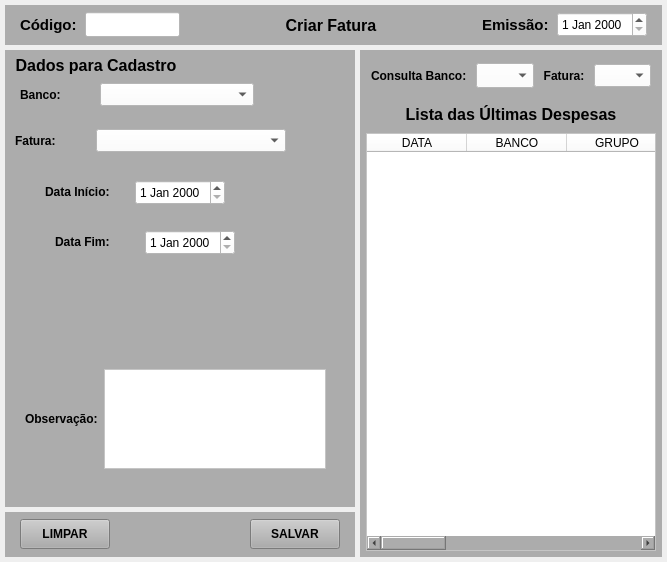
<?xml version="1.0" encoding="UTF-8"?>
<ui version="4.0">
 <class>MainWindow</class>
 <widget class="QMainWindow" name="MainWindow">
  <property name="geometry">
   <rect>
    <x>0</x>
    <y>0</y>
    <width>667</width>
    <height>562</height>
   </rect>
  </property>
  <property name="windowTitle">
   <string>Pagamento de Cartão de Crédito</string>
  </property>
  <widget class="QWidget" name="centralwidget">
   <layout class="QVBoxLayout" name="verticalLayout">
    <property name="spacing">
     <number>5</number>
    </property>
    <property name="leftMargin">
     <number>5</number>
    </property>
    <property name="topMargin">
     <number>5</number>
    </property>
    <property name="rightMargin">
     <number>5</number>
    </property>
    <property name="bottomMargin">
     <number>5</number>
    </property>
    <item>
     <widget class="QWidget" name="widget" native="true">
      <property name="minimumSize">
       <size>
        <width>0</width>
        <height>40</height>
       </size>
      </property>
      <property name="maximumSize">
       <size>
        <width>16777215</width>
        <height>40</height>
       </size>
      </property>
      <property name="styleSheet">
       <string notr="true">background-color: rgb(172, 172, 172);</string>
      </property>
      <layout class="QHBoxLayout" name="horizontalLayout">
       <property name="spacing">
        <number>5</number>
       </property>
       <property name="leftMargin">
        <number>15</number>
       </property>
       <property name="topMargin">
        <number>5</number>
       </property>
       <property name="rightMargin">
        <number>15</number>
       </property>
       <property name="bottomMargin">
        <number>5</number>
       </property>
       <item>
        <widget class="QLabel" name="label_4">
         <property name="minimumSize">
          <size>
           <width>60</width>
           <height>0</height>
          </size>
         </property>
         <property name="maximumSize">
          <size>
           <width>60</width>
           <height>16777215</height>
          </size>
         </property>
         <property name="font">
          <font>
           <pointsize>11</pointsize>
           <weight>75</weight>
           <bold>true</bold>
          </font>
         </property>
         <property name="text">
          <string>Código:</string>
         </property>
         <property name="alignment">
          <set>Qt::AlignLeading|Qt::AlignLeft|Qt::AlignVCenter</set>
         </property>
        </widget>
       </item>
       <item>
        <widget class="QLineEdit" name="line_Num">
         <property name="sizePolicy">
          <sizepolicy hsizetype="Preferred" vsizetype="Preferred">
           <horstretch>0</horstretch>
           <verstretch>0</verstretch>
          </sizepolicy>
         </property>
         <property name="minimumSize">
          <size>
           <width>95</width>
           <height>25</height>
          </size>
         </property>
         <property name="maximumSize">
          <size>
           <width>95</width>
           <height>25</height>
          </size>
         </property>
         <property name="font">
          <font>
           <pointsize>9</pointsize>
          </font>
         </property>
         <property name="styleSheet">
          <string notr="true">background-color: rgb(255, 255, 255);</string>
         </property>
         <property name="inputMask">
          <string/>
         </property>
         <property name="text">
          <string/>
         </property>
         <property name="frame">
          <bool>true</bool>
         </property>
         <property name="echoMode">
          <enum>QLineEdit::Normal</enum>
         </property>
         <property name="alignment">
          <set>Qt::AlignCenter</set>
         </property>
         <property name="dragEnabled">
          <bool>false</bool>
         </property>
         <property name="placeholderText">
          <string/>
         </property>
        </widget>
       </item>
       <item>
        <widget class="QLabel" name="label_titulo">
         <property name="font">
          <font>
           <pointsize>12</pointsize>
           <weight>75</weight>
           <bold>true</bold>
          </font>
         </property>
         <property name="text">
          <string>Criar Fatura</string>
         </property>
         <property name="alignment">
          <set>Qt::AlignCenter</set>
         </property>
        </widget>
       </item>
       <item>
        <widget class="QLabel" name="label">
         <property name="minimumSize">
          <size>
           <width>70</width>
           <height>0</height>
          </size>
         </property>
         <property name="maximumSize">
          <size>
           <width>70</width>
           <height>16777215</height>
          </size>
         </property>
         <property name="font">
          <font>
           <pointsize>11</pointsize>
           <weight>75</weight>
           <bold>true</bold>
          </font>
         </property>
         <property name="text">
          <string>Emissão:</string>
         </property>
        </widget>
       </item>
       <item>
        <widget class="QDateEdit" name="date_Emissao">
         <property name="sizePolicy">
          <sizepolicy hsizetype="Preferred" vsizetype="Preferred">
           <horstretch>0</horstretch>
           <verstretch>0</verstretch>
          </sizepolicy>
         </property>
         <property name="minimumSize">
          <size>
           <width>90</width>
           <height>25</height>
          </size>
         </property>
         <property name="maximumSize">
          <size>
           <width>90</width>
           <height>25</height>
          </size>
         </property>
         <property name="font">
          <font>
           <pointsize>9</pointsize>
           <weight>50</weight>
           <bold>false</bold>
          </font>
         </property>
         <property name="styleSheet">
          <string notr="true">background-color: rgb(255, 255, 255);</string>
         </property>
        </widget>
       </item>
      </layout>
     </widget>
    </item>
    <item>
     <widget class="QWidget" name="widget_2" native="true">
      <layout class="QGridLayout" name="gridLayout" columnstretch="0,0" columnminimumwidth="0,0">
       <property name="leftMargin">
        <number>0</number>
       </property>
       <property name="topMargin">
        <number>0</number>
       </property>
       <property name="rightMargin">
        <number>0</number>
       </property>
       <property name="bottomMargin">
        <number>0</number>
       </property>
       <property name="spacing">
        <number>5</number>
       </property>
       <item row="0" column="0">
        <widget class="QWidget" name="widget_3" native="true">
         <property name="minimumSize">
          <size>
           <width>350</width>
           <height>0</height>
          </size>
         </property>
         <property name="maximumSize">
          <size>
           <width>350</width>
           <height>16777215</height>
          </size>
         </property>
         <layout class="QGridLayout" name="gridLayout_2">
          <property name="leftMargin">
           <number>0</number>
          </property>
          <property name="topMargin">
           <number>0</number>
          </property>
          <property name="rightMargin">
           <number>0</number>
          </property>
          <property name="bottomMargin">
           <number>0</number>
          </property>
          <property name="horizontalSpacing">
           <number>0</number>
          </property>
          <property name="verticalSpacing">
           <number>5</number>
          </property>
          <item row="1" column="0">
           <widget class="QWidget" name="widget_6" native="true">
            <property name="minimumSize">
             <size>
              <width>0</width>
              <height>45</height>
             </size>
            </property>
            <property name="maximumSize">
             <size>
              <width>16777215</width>
              <height>45</height>
             </size>
            </property>
            <property name="styleSheet">
             <string notr="true">background-color: rgb(172, 172, 172);</string>
            </property>
            <layout class="QHBoxLayout" name="horizontalLayout_2">
             <property name="spacing">
              <number>5</number>
             </property>
             <property name="leftMargin">
              <number>15</number>
             </property>
             <property name="topMargin">
              <number>5</number>
             </property>
             <property name="rightMargin">
              <number>15</number>
             </property>
             <property name="bottomMargin">
              <number>5</number>
             </property>
             <item>
              <widget class="QPushButton" name="btn_Limpar">
               <property name="sizePolicy">
                <sizepolicy hsizetype="Preferred" vsizetype="Preferred">
                 <horstretch>0</horstretch>
                 <verstretch>0</verstretch>
                </sizepolicy>
               </property>
               <property name="minimumSize">
                <size>
                 <width>90</width>
                 <height>30</height>
                </size>
               </property>
               <property name="maximumSize">
                <size>
                 <width>90</width>
                 <height>30</height>
                </size>
               </property>
               <property name="font">
                <font>
                 <pointsize>9</pointsize>
                 <weight>75</weight>
                 <bold>true</bold>
                </font>
               </property>
               <property name="cursor">
                <cursorShape>PointingHandCursor</cursorShape>
               </property>
               <property name="text">
                <string>LIMPAR</string>
               </property>
              </widget>
             </item>
             <item>
              <widget class="QLabel" name="label_3">
               <property name="text">
                <string/>
               </property>
              </widget>
             </item>
             <item>
              <widget class="QPushButton" name="btn_Salvar">
               <property name="sizePolicy">
                <sizepolicy hsizetype="Preferred" vsizetype="Preferred">
                 <horstretch>0</horstretch>
                 <verstretch>0</verstretch>
                </sizepolicy>
               </property>
               <property name="minimumSize">
                <size>
                 <width>90</width>
                 <height>30</height>
                </size>
               </property>
               <property name="maximumSize">
                <size>
                 <width>90</width>
                 <height>30</height>
                </size>
               </property>
               <property name="font">
                <font>
                 <pointsize>9</pointsize>
                 <weight>75</weight>
                 <bold>true</bold>
                </font>
               </property>
               <property name="cursor">
                <cursorShape>PointingHandCursor</cursorShape>
               </property>
               <property name="text">
                <string>SALVAR</string>
               </property>
              </widget>
             </item>
            </layout>
           </widget>
          </item>
          <item row="0" column="0">
           <widget class="QWidget" name="widget_8" native="true">
            <property name="cursor">
             <cursorShape>ArrowCursor</cursorShape>
            </property>
            <property name="styleSheet">
             <string notr="true">background-color: rgb(172, 172, 172);</string>
            </property>
            <widget class="QLabel" name="label_titulo_2">
             <property name="geometry">
              <rect>
               <x>6</x>
               <y>6</y>
               <width>170</width>
               <height>19</height>
              </rect>
             </property>
             <property name="font">
              <font>
               <pointsize>12</pointsize>
               <weight>75</weight>
               <bold>true</bold>
              </font>
             </property>
             <property name="text">
              <string>Dados para Cadastro</string>
             </property>
             <property name="alignment">
              <set>Qt::AlignCenter</set>
             </property>
            </widget>
            <widget class="QWidget" name="widget_7" native="true">
             <property name="geometry">
              <rect>
               <x>10</x>
               <y>30</y>
               <width>244</width>
               <height>29</height>
              </rect>
             </property>
             <layout class="QHBoxLayout" name="horizontalLayout_6">
              <property name="spacing">
               <number>5</number>
              </property>
              <property name="leftMargin">
               <number>5</number>
              </property>
              <property name="topMargin">
               <number>3</number>
              </property>
              <property name="rightMargin">
               <number>5</number>
              </property>
              <property name="bottomMargin">
               <number>3</number>
              </property>
              <item>
               <widget class="QLabel" name="label_16">
                <property name="minimumSize">
                 <size>
                  <width>75</width>
                  <height>0</height>
                 </size>
                </property>
                <property name="maximumSize">
                 <size>
                  <width>75</width>
                  <height>16777215</height>
                 </size>
                </property>
                <property name="font">
                 <font>
                  <pointsize>9</pointsize>
                  <weight>75</weight>
                  <bold>true</bold>
                 </font>
                </property>
                <property name="text">
                 <string>Banco:</string>
                </property>
               </widget>
              </item>
              <item>
               <widget class="QComboBox" name="combo_Banco">
                <property name="sizePolicy">
                 <sizepolicy hsizetype="Preferred" vsizetype="Preferred">
                  <horstretch>0</horstretch>
                  <verstretch>0</verstretch>
                 </sizepolicy>
                </property>
                <property name="minimumSize">
                 <size>
                  <width>0</width>
                  <height>23</height>
                 </size>
                </property>
                <property name="maximumSize">
                 <size>
                  <width>16777215</width>
                  <height>23</height>
                 </size>
                </property>
                <property name="font">
                 <font>
                  <pointsize>8</pointsize>
                  <weight>50</weight>
                  <bold>false</bold>
                 </font>
                </property>
                <property name="styleSheet">
                 <string notr="true">background-color: rgb(255, 255, 255);</string>
                </property>
                <item>
                 <property name="text">
                  <string/>
                 </property>
                </item>
               </widget>
              </item>
             </layout>
            </widget>
            <widget class="QWidget" name="widget_9" native="true">
             <property name="geometry">
              <rect>
               <x>10</x>
               <y>70</y>
               <width>271</width>
               <height>41</height>
              </rect>
             </property>
             <layout class="QHBoxLayout" name="horizontalLayout_4">
              <item>
               <widget class="QLabel" name="label_10">
                <property name="minimumSize">
                 <size>
                  <width>75</width>
                  <height>0</height>
                 </size>
                </property>
                <property name="maximumSize">
                 <size>
                  <width>75</width>
                  <height>16777215</height>
                 </size>
                </property>
                <property name="font">
                 <font>
                  <pointsize>9</pointsize>
                  <weight>75</weight>
                  <bold>true</bold>
                 </font>
                </property>
                <property name="text">
                 <string>Fatura:</string>
                </property>
               </widget>
              </item>
              <item>
               <widget class="QComboBox" name="combo_Fatura">
                <property name="sizePolicy">
                 <sizepolicy hsizetype="Preferred" vsizetype="Preferred">
                  <horstretch>0</horstretch>
                  <verstretch>0</verstretch>
                 </sizepolicy>
                </property>
                <property name="minimumSize">
                 <size>
                  <width>0</width>
                  <height>23</height>
                 </size>
                </property>
                <property name="maximumSize">
                 <size>
                  <width>16777215</width>
                  <height>23</height>
                 </size>
                </property>
                <property name="font">
                 <font>
                  <pointsize>8</pointsize>
                  <weight>50</weight>
                  <bold>false</bold>
                 </font>
                </property>
                <property name="styleSheet">
                 <string notr="true">background-color: rgb(255, 255, 255);</string>
                </property>
                <item>
                 <property name="text">
                  <string/>
                 </property>
                </item>
               </widget>
              </item>
             </layout>
            </widget>
            <widget class="QWidget" name="widget_10" native="true">
             <property name="geometry">
              <rect>
               <x>10</x>
               <y>120</y>
               <width>271</width>
               <height>41</height>
              </rect>
             </property>
             <widget class="QDateEdit" name="date_Inicio">
              <property name="geometry">
               <rect>
                <x>120</x>
                <y>10</y>
                <width>90</width>
                <height>25</height>
               </rect>
              </property>
              <property name="sizePolicy">
               <sizepolicy hsizetype="Preferred" vsizetype="Preferred">
                <horstretch>0</horstretch>
                <verstretch>0</verstretch>
               </sizepolicy>
              </property>
              <property name="minimumSize">
               <size>
                <width>90</width>
                <height>25</height>
               </size>
              </property>
              <property name="maximumSize">
               <size>
                <width>90</width>
                <height>25</height>
               </size>
              </property>
              <property name="font">
               <font>
                <pointsize>9</pointsize>
                <weight>50</weight>
                <bold>false</bold>
               </font>
              </property>
              <property name="styleSheet">
               <string notr="true">background-color: rgb(255, 255, 255);</string>
              </property>
             </widget>
             <widget class="QLabel" name="label_11">
              <property name="geometry">
               <rect>
                <x>30</x>
                <y>10</y>
                <width>75</width>
                <height>23</height>
               </rect>
              </property>
              <property name="minimumSize">
               <size>
                <width>75</width>
                <height>0</height>
               </size>
              </property>
              <property name="maximumSize">
               <size>
                <width>75</width>
                <height>16777215</height>
               </size>
              </property>
              <property name="font">
               <font>
                <pointsize>9</pointsize>
                <weight>75</weight>
                <bold>true</bold>
               </font>
              </property>
              <property name="text">
               <string>Data Início:</string>
              </property>
             </widget>
            </widget>
            <widget class="QWidget" name="widget_11" native="true">
             <property name="geometry">
              <rect>
               <x>20</x>
               <y>310</y>
               <width>301</width>
               <height>118</height>
              </rect>
             </property>
             <layout class="QHBoxLayout" name="horizontalLayout_5">
              <item>
               <widget class="QLabel" name="label_28">
                <property name="font">
                 <font>
                  <pointsize>9</pointsize>
                  <weight>75</weight>
                  <bold>true</bold>
                 </font>
                </property>
                <property name="text">
                 <string>Observação:</string>
                </property>
                <property name="alignment">
                 <set>Qt::AlignLeading|Qt::AlignLeft|Qt::AlignVCenter</set>
                </property>
               </widget>
              </item>
              <item>
               <widget class="QPlainTextEdit" name="plain_Obs">
                <property name="sizePolicy">
                 <sizepolicy hsizetype="Preferred" vsizetype="Preferred">
                  <horstretch>0</horstretch>
                  <verstretch>0</verstretch>
                 </sizepolicy>
                </property>
                <property name="minimumSize">
                 <size>
                  <width>0</width>
                  <height>100</height>
                 </size>
                </property>
                <property name="maximumSize">
                 <size>
                  <width>16777215</width>
                  <height>100</height>
                 </size>
                </property>
                <property name="font">
                 <font>
                  <pointsize>9</pointsize>
                 </font>
                </property>
                <property name="styleSheet">
                 <string notr="true">background-color: rgb(255, 255, 255);</string>
                </property>
               </widget>
              </item>
             </layout>
            </widget>
            <widget class="QWidget" name="widget_12" native="true">
             <property name="geometry">
              <rect>
               <x>20</x>
               <y>170</y>
               <width>271</width>
               <height>41</height>
              </rect>
             </property>
             <widget class="QDateEdit" name="date_Fim">
              <property name="geometry">
               <rect>
                <x>120</x>
                <y>10</y>
                <width>90</width>
                <height>25</height>
               </rect>
              </property>
              <property name="sizePolicy">
               <sizepolicy hsizetype="Preferred" vsizetype="Preferred">
                <horstretch>0</horstretch>
                <verstretch>0</verstretch>
               </sizepolicy>
              </property>
              <property name="minimumSize">
               <size>
                <width>90</width>
                <height>25</height>
               </size>
              </property>
              <property name="maximumSize">
               <size>
                <width>90</width>
                <height>25</height>
               </size>
              </property>
              <property name="font">
               <font>
                <pointsize>9</pointsize>
                <weight>50</weight>
                <bold>false</bold>
               </font>
              </property>
              <property name="styleSheet">
               <string notr="true">background-color: rgb(255, 255, 255);</string>
              </property>
             </widget>
             <widget class="QLabel" name="label_13">
              <property name="geometry">
               <rect>
                <x>30</x>
                <y>10</y>
                <width>75</width>
                <height>23</height>
               </rect>
              </property>
              <property name="minimumSize">
               <size>
                <width>75</width>
                <height>0</height>
               </size>
              </property>
              <property name="maximumSize">
               <size>
                <width>75</width>
                <height>16777215</height>
               </size>
              </property>
              <property name="font">
               <font>
                <pointsize>9</pointsize>
                <weight>75</weight>
                <bold>true</bold>
               </font>
              </property>
              <property name="text">
               <string>Data Fim:</string>
              </property>
             </widget>
            </widget>
           </widget>
          </item>
         </layout>
        </widget>
       </item>
       <item row="0" column="1">
        <widget class="QWidget" name="widget_4" native="true">
         <property name="styleSheet">
          <string notr="true">background-color: rgb(172, 172, 172);</string>
         </property>
         <layout class="QVBoxLayout" name="verticalLayout_2">
          <property name="spacing">
           <number>6</number>
          </property>
          <property name="leftMargin">
           <number>6</number>
          </property>
          <property name="topMargin">
           <number>6</number>
          </property>
          <property name="rightMargin">
           <number>6</number>
          </property>
          <property name="bottomMargin">
           <number>6</number>
          </property>
          <item>
           <widget class="QWidget" name="widget_5" native="true">
            <property name="minimumSize">
             <size>
              <width>0</width>
              <height>40</height>
             </size>
            </property>
            <property name="maximumSize">
             <size>
              <width>16777215</width>
              <height>40</height>
             </size>
            </property>
            <layout class="QHBoxLayout" name="horizontalLayout_3">
             <property name="spacing">
              <number>5</number>
             </property>
             <property name="leftMargin">
              <number>5</number>
             </property>
             <property name="topMargin">
              <number>5</number>
             </property>
             <property name="rightMargin">
              <number>5</number>
             </property>
             <property name="bottomMargin">
              <number>5</number>
             </property>
             <item>
              <widget class="QLabel" name="label_9">
               <property name="minimumSize">
                <size>
                 <width>100</width>
                 <height>0</height>
                </size>
               </property>
               <property name="maximumSize">
                <size>
                 <width>100</width>
                 <height>16777215</height>
                </size>
               </property>
               <property name="font">
                <font>
                 <pointsize>9</pointsize>
                 <weight>75</weight>
                 <bold>true</bold>
                </font>
               </property>
               <property name="text">
                <string>Consulta Banco:</string>
               </property>
              </widget>
             </item>
             <item>
              <widget class="QComboBox" name="combo_Consulta_Banco">
               <property name="sizePolicy">
                <sizepolicy hsizetype="Preferred" vsizetype="Preferred">
                 <horstretch>0</horstretch>
                 <verstretch>0</verstretch>
                </sizepolicy>
               </property>
               <property name="minimumSize">
                <size>
                 <width>0</width>
                 <height>25</height>
                </size>
               </property>
               <property name="maximumSize">
                <size>
                 <width>16777215</width>
                 <height>25</height>
                </size>
               </property>
               <property name="font">
                <font>
                 <pointsize>8</pointsize>
                </font>
               </property>
               <property name="styleSheet">
                <string notr="true">background-color: rgb(255, 255, 255);</string>
               </property>
               <item>
                <property name="text">
                 <string/>
                </property>
               </item>
              </widget>
             </item>
             <item>
              <widget class="QLabel" name="label_18">
               <property name="minimumSize">
                <size>
                 <width>50</width>
                 <height>0</height>
                </size>
               </property>
               <property name="maximumSize">
                <size>
                 <width>50</width>
                 <height>16777215</height>
                </size>
               </property>
               <property name="font">
                <font>
                 <pointsize>9</pointsize>
                 <weight>75</weight>
                 <bold>true</bold>
                </font>
               </property>
               <property name="text">
                <string>Fatura:</string>
               </property>
               <property name="alignment">
                <set>Qt::AlignCenter</set>
               </property>
              </widget>
             </item>
             <item>
              <widget class="QComboBox" name="combo_Consulta_Fatura">
               <property name="sizePolicy">
                <sizepolicy hsizetype="Preferred" vsizetype="Preferred">
                 <horstretch>0</horstretch>
                 <verstretch>0</verstretch>
                </sizepolicy>
               </property>
               <property name="minimumSize">
                <size>
                 <width>0</width>
                 <height>23</height>
                </size>
               </property>
               <property name="maximumSize">
                <size>
                 <width>16777215</width>
                 <height>23</height>
                </size>
               </property>
               <property name="font">
                <font>
                 <pointsize>8</pointsize>
                 <weight>50</weight>
                 <bold>false</bold>
                </font>
               </property>
               <property name="styleSheet">
                <string notr="true">background-color: rgb(255, 255, 255);</string>
               </property>
               <item>
                <property name="text">
                 <string/>
                </property>
               </item>
              </widget>
             </item>
            </layout>
           </widget>
          </item>
          <item>
           <widget class="QLabel" name="label_5">
            <property name="minimumSize">
             <size>
              <width>0</width>
              <height>25</height>
             </size>
            </property>
            <property name="maximumSize">
             <size>
              <width>16777215</width>
              <height>25</height>
             </size>
            </property>
            <property name="font">
             <font>
              <pointsize>12</pointsize>
              <weight>75</weight>
              <bold>true</bold>
             </font>
            </property>
            <property name="text">
             <string>Lista das Últimas Despesas</string>
            </property>
            <property name="alignment">
             <set>Qt::AlignCenter</set>
            </property>
           </widget>
          </item>
          <item>
           <widget class="QTableWidget" name="table_Lista">
            <property name="sizePolicy">
             <sizepolicy hsizetype="Preferred" vsizetype="Preferred">
              <horstretch>0</horstretch>
              <verstretch>0</verstretch>
             </sizepolicy>
            </property>
            <property name="styleSheet">
             <string notr="true">background-color: rgb(255, 255, 255);</string>
            </property>
            <column>
             <property name="text">
              <string>DATA</string>
             </property>
            </column>
            <column>
             <property name="text">
              <string>BANCO</string>
             </property>
            </column>
            <column>
             <property name="text">
              <string>GRUPO</string>
             </property>
            </column>
            <column>
             <property name="text">
              <string>CATEGORIA</string>
             </property>
            </column>
            <column>
             <property name="text">
              <string>VALOR</string>
             </property>
            </column>
            <column>
             <property name="text">
              <string>ESTABEL.</string>
             </property>
            </column>
            <column>
             <property name="text">
              <string>CIDADE</string>
             </property>
            </column>
            <column>
             <property name="text">
              <string>OBS</string>
             </property>
            </column>
           </widget>
          </item>
         </layout>
        </widget>
       </item>
      </layout>
     </widget>
    </item>
   </layout>
  </widget>
 </widget>
 <resources/>
 <connections/>
</ui>
